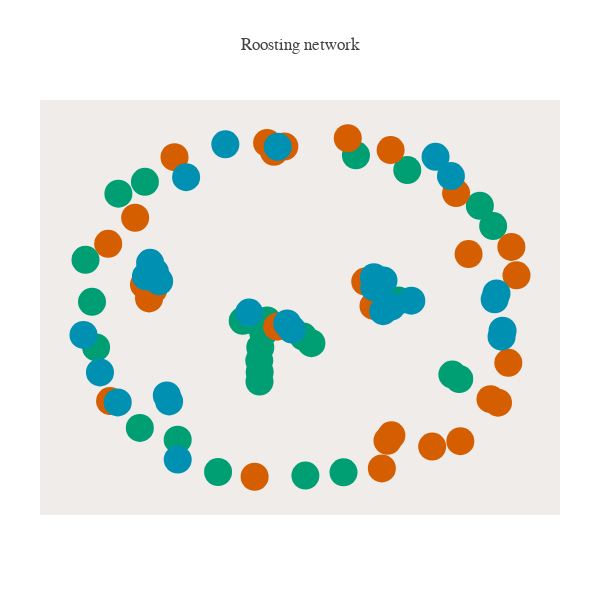

Source (notebook cell):
### Markdown cell above
### Relation networks

**nodes** as individual bats

**edges** as relations

### Code cell
##### import networkx as nx

target_relation= ['PO']

sorted_names= list(Par_dict.keys())

gp_acquaintance= [[z for z in gp_bats.keys() if x in gp_bats[z]] for x in sorted_names]
gp_acquaintance= list(it.chain(*gp_acquaintance))

gp_col= {
    'SE': [213,94,0],
    'SR': [0,158,115],
    'SH': [0,144,178]
}

col_vec= ['rgb({})'.format(','.join([str(z) for z in gp_col[x]])) for x in gp_acquaintance]

G=nx.Graph()#  G is an empty Graph

my_nodes=range(len(sorted_names))
G.add_nodes_from(my_nodes)

edges= []
edge_width= []
for bat in sorted_names:
    for other in sorted_names:
        if Par_dict[bat][other] in target_relation and bat != other:
            ibat= sorted_names.index(bat)
            iother= sorted_names.index(other)
            edge_width.append(Anatree[bat][other])
            edges.append(tuple(sorted([ibat,iother])))

edges= sorted(list(set(edges)))
G.add_edges_from(edges)

pos=nx.fruchterman_reingold_layout(G)

Xn=[pos[k][0] for k in range(len(pos))]
Yn=[pos[k][1] for k in range(len(pos))]

labels= sorted_names



trace_nodes=dict(type='scatter',
                 x=Xn, 
                 y=Yn,
                 mode='markers',
                 marker=dict(size=28, color=col_vec),
                 text=labels,
                 hoverinfo='text')


Xe=[]
Ye=[]
for e in G.edges():
    Xe.extend([pos[e[0]][0], pos[e[1]][0], None])
    Ye.extend([pos[e[0]][1], pos[e[1]][1], None])

trace_edges=dict(type='scatter',
                 mode='lines',
                 x=Xe,
                 y=Ye,
                 line=dict(width=1, color='rgb(25,25,25)'),
                 hoverinfo='none' 
                )

axis=dict(showline=False, # hide axis line, grid, ticklabels and  title
          zeroline=False,
          showgrid=False,
          showticklabels=False,
          title='' 
          )
layout=dict(title= 'Roosting network',  
            font= dict(family='Balto'),
            width=600,
            height=600,
            autosize=False,
            showlegend=False,
            xaxis=axis,
            yaxis=axis,
            margin=dict(
            l=40,
            r=40,
            b=85,
            t=100,
            pad=0,
       
    ),
    hovermode='closest',
    plot_bgcolor='#efecea', #set background color            
    )


fig = dict(data=[trace_edges, trace_nodes], layout=layout)

iplot(fig)

### Figure 1 — Plotly figure (JSON) as saved in the notebook; plotly's stock layout.template omitted (floating-point values rounded to 4 significant figures)
{"data": [{"hoverinfo": "none", "line": {"color": "rgb(25,25,25)", "width": 1}, "mode": "lines", "type": "scatter", "uid": "52235d41-7c99-44e2-a002-cfdcf2e1a8b3", "x": [0.694, 0.7257, null, 0.4465, 0.3696, null, 0.4465, 0.506, null, 0.01033, 0.04766, null, 0.01033, -0.0418, null, -0.1555, -0.2095, null, -0.1555, -0.1091, null, -0.1728, -0.1866, null, -0.1728, -0.2095, null, -0.1728, -0.1091, null, -0.1895, -0.1904, null, -0.1895, -0.1914, null, -0.1866, -0.1914, null, 0.3696, 0.3325, null, 0.3696, 0.3359, null, 0.3696, 0.3767, null, 0.3696, 0.4139, null, -0.2095, -0.2673, null, -0.2095, -0.2379, null, -0.1091, -0.0418, null, -0.1091, -0.06316, null, -0.07653, -0.1238, null, -0.6968, -0.6781, null, -0.8756, -0.8405, null, -0.1552, -0.1238, null, -0.6781, -0.7202, null, -0.6781, -0.6505, null, 0.869, 0.9035, null, -0.7202, -0.7111, null, 0.2945, 0.3359, null, 0.4147, 0.3967, null, 0.8966, 0.8882, null, 0.9244, 0.9198, null, 0.3359, 0.3783, null, 0.3359, 0.3344, null, -0.6048, -0.6154, null, -0.0418, -0.06316, null, -0.7111, -0.6698, null, -0.6698, -0.692, null, -0.6698, -0.6505, null], "y": [-0.3997, -0.4258, null, 0.03527, 0.03067, null, 0.03527, 0.03473, null, -0.1764, -0.2152, null, -0.1764, -0.1349, null, -0.08186, -0.08737, null, -0.08186, -0.1184, null, -0.1552, -0.2401, null, -0.1552, -0.08737, null, -0.1552, -0.1184, null, -0.3851, -0.4408, null, -0.3851, -0.3175, null, -0.2401, -0.3175, null, 0.03067, 0.003745, null, 0.03067, 0.1121, null, 0.03067, -0.02711, null, 0.03067, -0.0005379, null, -0.08737, -0.08389, null, -0.08737, -0.03514, null, -0.1184, -0.1349, null, -0.1184, -0.09971, null, 0.9405, 0.9092, null, 0.04796, 0.09746, null, -0.5551, -0.5634, null, 0.9612, 0.9092, null, 0.09746, 0.1289, null, 0.09746, 0.1486, null, -0.5443, -0.5648, null, 0.1289, 0.177, null, 0.1467, 0.1121, null, -0.7569, -0.7884, null, 0.07741, 0.04243, null, -0.1415, -0.1771, null, 0.1121, 0.1536, null, 0.1121, 0.1728, null, -0.5574, -0.5222, null, -0.1349, -0.09971, null, 0.177, 0.204, null, 0.204, 0.2572, null, 0.204, 0.1486, null]}, {"hoverinfo": "text", "marker": {"color": ["rgb(0,158,115)", "rgb(0,158,115)", "rgb(0,158,115)", "rgb(0,158,115)", "rgb(0,158,115)", "rgb(0,158,115)", "rgb(0,158,115)", "rgb(0,158,115)", "rgb(0,158,115)", "rgb(0,158,115)", "rgb(0,158,115)", "rgb(0,158,115)", "rgb(0,158,115)", "rgb(0,158,115)", "rgb(0,158,115)", "rgb(0,158,115)", "rgb(0,158,115)", "rgb(0,158,115)", "rgb(0,158,115)", "rgb(0,158,115)", "rgb(0,158,115)", "rgb(0,158,115)", "rgb(0,158,115)", "rgb(0,158,115)", "rgb(0,158,115)", "rgb(0,158,115)", "rgb(0,158,115)", "rgb(0,158,115)", "rgb(213,94,0)", "rgb(213,94,0)", "rgb(213,94,0)", "rgb(213,94,0)", "rgb(213,94,0)", "rgb(213,94,0)", "rgb(213,94,0)", "rgb(213,94,0)", "rgb(213,94,0)", "rgb(213,94,0)", "rgb(213,94,0)", "rgb(213,94,0)", "rgb(213,94,0)", "rgb(213,94,0)", "rgb(213,94,0)", "rgb(213,94,0)", "rgb(213,94,0)", "rgb(213,94,0)", "rgb(213,94,0)", "rgb(213,94,0)", "rgb(213,94,0)", "rgb(213,94,0)", "rgb(213,94,0)", "rgb(213,94,0)", "rgb(213,94,0)", "rgb(213,94,0)", "rgb(213,94,0)", "rgb(213,94,0)", "rgb(0,144,178)", "rgb(0,144,178)", "rgb(0,144,178)", "rgb(0,144,178)", "rgb(0,144,178)", "rgb(0,144,178)", "rgb(0,144,178)", "rgb(0,144,178)", "rgb(0,144,178)", "rgb(0,144,178)", "rgb(0,144,178)", "rgb(0,144,178)", "rgb(0,144,178)", "rgb(0,144,178)", "rgb(0,144,178)", "rgb(0,144,178)", "rgb(0,144,178)", "rgb(0,144,178)", "rgb(0,144,178)", "rgb(0,144,178)", "rgb(0,144,178)", "rgb(0,144,178)", "rgb(0,144,178)", "rgb(0,144,178)", "rgb(0,144,178)", "rgb(0,144,178)", "rgb(0,144,178)", "rgb(0,144,178)"], "size": 28}, "mode": "markers", "text": ["ESSR19", "ESSR18", "ESSR20", "ESSR01", "ESSR02", "ESSR03", "ESSR04", "ESSR05", "ESSR06", "ESSR07", "ESSR08", "ESSR09", "ESSR10", "ESSR11", "ESSR12", "ESSR13", "ESSR14", "ESSR15", "ESSR16", "ESSR17", "ESSR21", "ESSR22", "ESSR23", "ESSR24", "ESSR25", "ESSR26", "ESSR27", "ESSR28", "ESSE01", "ESSE02", "ESSE03", "ESSE04", "ESSE05", "ESSE06", "ESSE07", "ESSE08", "ESSE09", "ESSE10", "ESSE11", "ESSE12", "ESSE13", "ESSE14", "ESSE15", "ESSE16", "ESSE17", "ESSE18", "ESSE19", "ESSE20", "ESSE21", "ESSE22", "ESSE23", "ESSE24", "ESSE25", "ESSE26", "ESSE27", "ESSE28", "ESSH10", "ESSH11", "ESSH12", "ESSH13", "ESSH14", "ESSH15", "ESSH16", "ESSH17", "ESSH18", "ESSH19", "ESSH08", "ESSH09", "ESSH01", "ESSH02", "ESSH03", "ESSH04", "ESSH05", "ESSH06", "ESSH07", "ESSH20", "ESSH21", "ESSH22", "ESSH23", "ESSH24", "ESSH25", "ESSH26", "ESSH27", "ESSH28"], "type": "scatter", "uid": "d8b908bc-6898-43db-bcf5-3c394f9badfe", "x": [0.694, 0.4465, 0.7257, 0.01033, -0.7158, -0.1555, -0.3803, -0.1728, 0.8202, -0.1895, 0.04766, -0.1904, -0.1866, -0.9882, 0.2521, 0.3696, -0.8374, -0.2095, 0.02016, -0.1914, 0.8813, -0.7391, -0.9397, 0.195, -0.5654, 0.4874, -0.9584, -0.2673, -0.1091, 0.2146, -0.07653, 0.7307, -0.8842, -0.6968, -0.58, 0.9883, -0.8756, -0.1552, -0.6781, 0.869, -0.7202, 0.7685, 0.9508, 0.6016, -0.1238, -0.2127, 0.9035, -0.7605, 0.2945, 0.3325, 0.4147, 0.7113, 0.9648, 0.3708, 0.3967, 0.411, -0.8405, 0.8966, 0.9244, 0.3359, -0.6048, 0.3767, -0.0418, 0.9198, 0.8882, -0.06316, -0.7111, 0.3783, 0.4139, -0.6154, -0.6698, -0.692, 0.6876, 0.6171, -0.6505, -0.9974, -0.5269, -0.347, 0.3344, 0.506, -0.9219, -0.5653, -0.1068, -0.2379], "y": [-0.3997, 0.03527, -0.4258, -0.1764, 0.733, -0.08186, -0.9722, -0.1552, 0.5921, -0.3851, -0.2152, -0.4408, -0.2401, 0.2746, 0.8888, 0.03067, 0.6634, -0.08737, -0.993, -0.3175, 0.4731, -0.7129, -0.2399, -0.9742, -0.7824, 0.8021, 0.02773, -0.08389, -0.1184, 0.9889, 0.9405, -0.7912, 0.3685, 0.04796, 0.8775, 0.1837, -0.5551, 0.9612, 0.09746, -0.5443, 0.1289, 0.3084, -0.3306, -0.8229, 0.9092, -1.0, -0.5648, 0.5218, 0.1467, 0.003745, -0.7569, 0.6667, 0.3501, -0.9512, -0.7884, 0.9193, -0.5634, 0.07741, -0.1415, 0.1121, -0.5574, -0.02711, -0.1349, -0.1771, 0.04243, -0.09971, 0.177, 0.1536, -0.0005379, -0.5222, 0.204, 0.2572, 0.7665, 0.8797, 0.1486, -0.1666, 0.7599, 0.9533, 0.1728, 0.03473, -0.3871, -0.8989, 0.9383, -0.03514]}], "layout": {"autosize": false, "font": {"family": "Balto"}, "height": 600, "hovermode": "closest", "margin": {"b": 85, "l": 40, "pad": 0, "r": 40, "t": 100}, "plot_bgcolor": "#efecea", "showlegend": false, "title": {"text": "Roosting network"}, "width": 600, "xaxis": {"showgrid": false, "showline": false, "showticklabels": false, "title": {"text": ""}, "zeroline": false}, "yaxis": {"showgrid": false, "showline": false, "showticklabels": false, "title": {"text": ""}, "zeroline": false}}}
